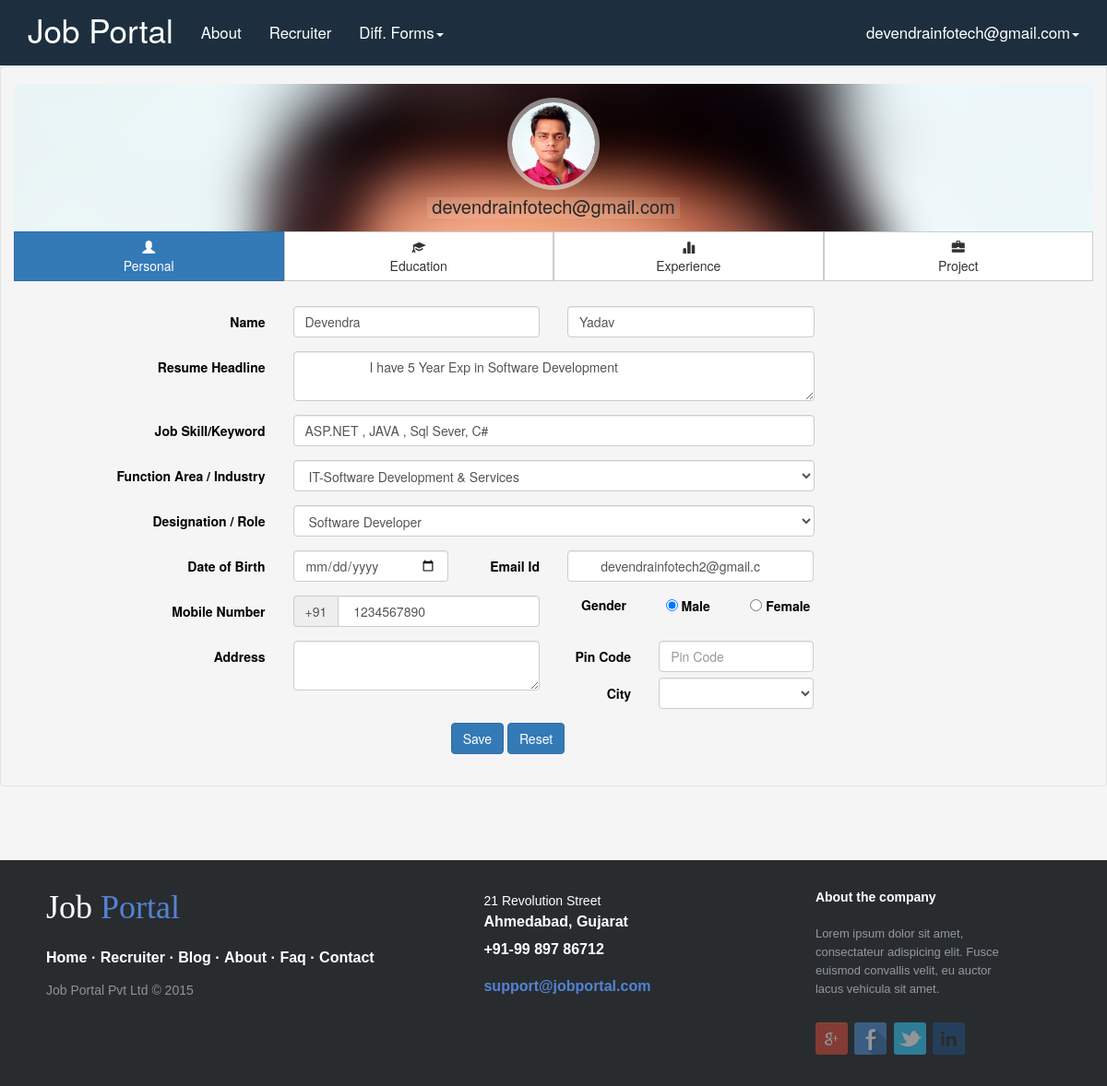
Page /user_edit_profile.php (signed in) on the committed database.
### tables this page shows
CREATE TABLE IF NOT EXISTS `tbljobseekermst` (
`jobseeker_id` int(5) NOT NULL,
  `create_date` date NOT NULL,
  `username` varchar(30) NOT NULL COMMENT 'username',
  `user_password` varchar(30) NOT NULL,
  `firstname` varchar(30) NOT NULL,
  `lastname` varchar(30) NOT NULL,
  `Mobileno` int(12) NOT NULL,
  `emailid` varchar(30) NOT NULL,
  `dateofbirth` date NOT NULL,
  `resume_headline` varchar(200) NOT NULL,
  `cityid` int(11) NOT NULL,
  `totalexpyear` smallint(6) NOT NULL,
  `functional_area` int(11) NOT NULL COMMENT 'Or Industry ',
  `key_skill` varchar(50) NOT NULL,
  `role` varchar(30) NOT NULL,
  `profile_summary` varchar(400) NOT NULL,
  `Gender` char(1) NOT NULL,
  `contact_id` int(7) NOT NULL,
  `sec_que` varchar(100) NOT NULL,
  `sec_ans` varchar(50) NOT NULL
);

### userSession.php (called while the page is built, shortened)
<?php
include_once './Development/commonfiles/connection.php';
if(isset($_SESSION['login_user'])){
$usercheck = $_SESSION['login_user'];
$session_query = "SELECT * FROM `tbljobseekermst` WHERE `username` = '$usercheck'";
$session_result = mysqli_query($conn, $session_query);
$session_row = mysqli_fetch_assoc($session_result);
$login_session = $session_row['username'];
}
?>

### Development/commonfiles/general_function.php (called while the page is built, shortened)
<?php
include_once './Development/commonfiles/connection.php';
include_once 'userSession.php';
function jobseekerinfo($conn,$field)
{
$id=$_SESSION['Userid'];
$query = "SELECT * FROM `tbljobseekermst` WHERE `jobseeker_id` = '$id'";
$result = mysqli_query($conn, $query);
$row = mysqli_fetch_assoc($result);
    return $row[$field];
}
function getContactinfo($conn,$contactid,$field)
{
    $query1= "SELECT * FROM `tblcontactmst` WHERE `contact_id` = '$contactid'";
    $result1 = mysqli_query($conn, $query1);
    $row1= mysqli_fetch_assoc($result1);
    return $row1[$field];
}
?>

### user_edit_profile.php (the view, shortened to what this page needs)
<?php
	include_once 'userSession.php';
	include_once 'usercookie.php';
    include_once './Development/commonfiles/general_function.php';
?>
<?php
	include_once './Development/commonfiles/header.php';
?>
<head>
	<link rel="stylesheet" href="./Design/manual/css/userprofile.css" />
</head>
<div class="col-lg-12 col-sm-12">
    <div class="card hovercard">
        <div class="card-background">
        </div>
        <div class="useravatar">
            <img alt="" src="Design/Images/dev.jpg">
        </div>
        <div class="card-info"> <span class="card-title"><?php echo $login_session; ?></span>
        </div>
    </div>
    <div class="btn-pref btn-group btn-group-justified btn-group-lg" role="group" aria-label="...">
        <div class="btn-group" role="group">
            <button type="button" id="stars" class="btn btn-primary" href="#tab1" data-toggle="tab">
            	<span class="glyphicon glyphicon-user" aria-hidden="true"></span>
                <div class="hidden-xs">Personal</div>
            </button>
        </div>
        <div class="btn-group" role="group">
            <button type="button" id="favorites" class="btn btn-default" href="#tab2" data-toggle="tab">
            	<span class="glyphicon glyphicon-education" aria-hidden="true"></span>
                <div class="hidden-xs">Education</div>
            </button>
        </div>
        <div class="btn-group" role="group">
            <button type="button" id="following" class="btn btn-default" href="#tab3" data-toggle="tab">
            	<span class="glyphicon glyphicon-stats" aria-hidden="true"></span>
                <div class="hidden-xs">Experience</div>
            </button>
        </div>
		<div class="btn-group" role="group">
            <button type="button" id="following" class="btn btn-default" href="#tab4" data-toggle="tab">
            	<span class="glyphicon glyphicon-briefcase" aria-hidden="true"></span>
                <div class="hidden-xs">Project</div>
            </button>
        </div>
	</div>
</div>
   <div class="well">
      <div class="tab-content">
        <div class="tab-pane fade in active" id="tab1">
		 <form class="form-horizontal" method="post" action="userEditProfileVerify.php">
			 <div class="form-group">
				<label class="col-xs-12 control-label" ><br/></label>
				<label class="col-md-3 control-label" for="txtFirstName"  text="First Name">Name</label>
				<div class="col-md-3">
					<input id="txtFirstName" type="text" name="userFirstName" pattern="^[a-zA-Z-,]+(\s{0,1}[a-zA-Z-, ]){2,20}$" placeholder="First Name" class="form-control" required="" value="<?php echo jobseekerinfo($conn,'firstname') ?>" >
				</div>
				<div class="col-md-3">
					<input id="txtLastName" type="text" name="userLastName" pattern="^[a-zA-Z-,]+(\s{0,1}[a-zA-Z-, ]){2,20}$" placeholder="Last Name" class="form-control" required="" value="<?php echo jobseekerinfo($conn,'lastname') ?>">
				</div>
			</div>
			<div class="form-group">
			  <label class="col-md-3 control-label" for="txtResumeHeadline">Resume Headline</label>
			  <div class="col-md-6">
			  <textarea class="form-control" id="txtHeadline" name="userResumeHeadline" placeholder="Entire Description about job. " >
                  <?php echo trim(jobseekerinfo($conn,'resume_headline')) ?>
                  </textarea>
			  </div>
			</div>
			<div class="form-group">
			  <label class="col-md-3 control-label" for="txtSkill">Job Skill/Keyword</label>
			  <div class="col-md-6">
			  <input id="txtskill" name="userJobSkill" placeholder="Skill required for job.Like:- Asp.net,C,C++, JAVA"  class="form-control input-md" required="" type="text" value="<?php echo jobseekerinfo($conn,'key_skill') ?>">
			  </div>
			</div>
			<div class="form-group">
			  <label class="col-sm-3 control-label" for="drpfunction_area">Function Area / Industry</label>
			  <div class="col-sm-6">
              <?php
                    $query1= "SELECT * FROM `tbl_list_mst` WHERE `type`= 'Function_Area'";
                    $result1 = mysqli_query($conn,$query1);
                    echo "<select name='userFunctionalArea' class='form-control'  required=''>";
                    $selectedid=jobseekerinfo($conn,'functional_area');
                    while($re=$result1->fetch_assoc())
                    {
                        $dropid=$re['autoid'];
                        $value=$re['Value'];
                        if($selectedid==$dropid)
                            echo '<option value="'.$dropid.'" selected="selected">'.$value.'</option>';
                        else
                           echo '<option value="'.$dropid.'" >'.$value.'</option>';
                    }
                    echo"</select>";
                ?>
				</div>
			</div>
			<div class="form-group">
			  <label class="col-sm-3 control-label" for="drpRole">Designation / Role</label>
			  <div class="col-sm-6">
				<?php
                    $query2= "SELECT * FROM `tbl_list_mst` WHERE `type`= 'Designation'";
                    $result2 = mysqli_query($conn,$query2);
                    echo "<select name='userRole' class='form-control'  required=''>";
                    $selectedid2=jobseekerinfo($conn,'role');
                    while($re2=$result2->fetch_assoc())
                    {
                        $dropid2=$re2['autoid'];
                        $value2=$re2['Value'];
                        if($selectedid2==$dropid2)
                        echo'<option value="'.$dropid2.'" selected="selected">'.$value2.'</option>';
                           else
                         echo '<option value="'.$dropid2.'" >'.$value2.'</option>';
                    }
                    echo"</select>";
                ?>
				</div>
			</div>
			<div class="form-group">
				<label class="col-sm-3 control-label" for="txtDob"  text="Date of birth">Date of Birth</label>
				<div class="col-sm-2">
					<input id="txtDob" type="date" name="userDateofBirth"  min="1960-01-01" max="2000-01-01" pattern="^([0-9]{2})\/([0-9]{2})\/([0-9]{4})$" placeholder="DD/MM/YYYY" class="form-control" required="" hint="DD/MM/YYYY" value="<?php echo date_format(date_create(jobseekerinfo($conn,'dateofbirth')),'d/m/Y') ?>" >
				</div>
				<label class="col-md-1 control-label" for="txtEmail" text="Email">Email Id</label>
				<div class="col-md-3">
					<input id="txtEmail" type="text" name="userEmailId" pattern="*\@*\.(a-z-A-Z)$" placeholder="Email Address	" class="form-control" required="" value=" <?php echo jobseekerinfo($conn,'emailid') ?>" >
				</div>
			</div>
			<div class="form-group">
			  <label class="col-md-3 control-label" for="prependedtext">Mobile Number</label>
				<div class="col-md-3">
					<div class="input-group">
					  <span class="input-group-addon">+91</span>
					 <input id="prependedtext" name="userMobileNumber" class="form-control" placeholder="Enter Your Mobile Number" required="" type="text" value=" <?php echo jobseekerinfo($conn,'Mobileno') ?>">
					</div>
				</div>
					<div class="col-md-4 ">
				    <label class="label_radio col-md-3" for="radio-01">Gender</label>
                    <label class="label_radio col-md-3" for="radio-01">
                        <?php $gender=jobseekerinfo($conn,'Gender') ?>
                      <input type="radio" name="userGender" value="M" group="Gender" <?php echo ($gender=='M')?'checked':'' ?> /> Male
                    </label>
                    <label class="label_radio col-md-4" for="radio-02">
                       <input type="radio" name="userGender" value="F" group="Gender" <?php echo ($gender=='F')?'checked':'' ?> /> Female
                    </label></label>
                </div>
			</div>
			<div class="form-group">
			  <label class="col-md-3 control-label" for="txtAddress">Address</label>
				  <div class="col-md-3">
				  <textarea class="form-control" id="txtHeadline" name="userAddress"  placeholder="">
                      <?php echo trim(getContactinfo($conn,jobseekerinfo($conn,'contact_id'),'address')) ?>
                      </textarea>
				  </div>
				 <div>
				 <label class="col-md-1 control-label" for="txtPinCode" text="Pin Code">Pin Code</label>
				 <div class="col-md-2">
					<input id="txtPinCode" type="text" name="userPincode" placeholder="Pin Code	" class="form-control" required="" value="<?php echo getContactinfo($conn,jobseekerinfo($conn,'contact_id'),'pincode') ?>">
				</div>
				 <br><br><label class="col-md-1 control-label" for="selectbasic">City</label>
					<div class="col-md-2">
                        <?php
                    echo "<select name='userCity' class='form-control'  required=''>";
                    echo"</select>";
                ?>
					</div>
					</div>
			</div>
			<div class="form-group">
			  <label class="col-md-3 control-label" for="btnsave"></label>
			  <div class="col-md-5">
				<center>
				<button id="btnsave" name="userBasicSaveButton" type="submit"	class="btn btn-primary">Save</button>
				<button id="btnclear" name="userClearButton" type="reset"	 herf="#tab2" class="btn btn-primary">Reset</button>
			  	</center>
			  </div>
			</div>
		  </form>
        </div>
      </div>
    </div>
    <?php
    include_once './Development/commonfiles/footer.php';
    ?>

### Development/commonfiles/header_right_with_login.php (shortened to what this page needs)
<ul class="nav navbar-nav navbar-right">
     <li class="dropdown">
              <a href="#" class="dropdown-toggle" data-toggle="dropdown" role="button" aria-haspopup="true" aria-expanded="false"><?php echo $login_session; ?><span class="caret"></span></a>
            </li>
          </ul>

### Design/manual/css/style.css (style rules this page uses)
body { color:#000; background-color:#F5F5F5; }

### Design/manual/css/userprofile.css (style rules this page uses)
.card { margin-top: 20px; padding: 30px; background-color: rgba(214, 224, 226, 0.2); -webkit-border-top-left-radius:5px; -moz-border-top-left-radius:5px; border-top-left-radius:5px; -webkit-border-top-right-radius:5px; -moz-border-top-right-radius:5px; border-top-right-radius:5px; -webkit-box-sizing: border-box; -moz-box-sizing: border-box; box-sizing: border-box; }
.card.hovercard { position: relative; padding-top: 0; overflow: hidden; text-align: center; background-color: #fff; background-color: rgba(255, 255, 255, 1); }
.card.hovercard .card-background { height: 130px; }
.card.hovercard .useravatar { position: absolute; top: 15px; left: 0; right: 0; }
.card.hovercard .useravatar img { width: 100px; height: 100px; max-width: 100px; max-height: 100px; -webkit-border-radius: 50%; -moz-border-radius: 50%; border-radius: 50%; border: 5px solid rgba(255, 255, 255, 0.5); }
.card.hovercard .card-info { position: absolute; bottom: 14px; left: 0; right: 0; }
.card.hovercard .card-info .card-title { padding:0 5px; font-size: 20px; line-height: 1; color: #262626; background-color: rgba(255, 255, 255, 0.1); -webkit-border-radius: 4px; -moz-border-radius: 4px; border-radius: 4px; }
.card.hovercard .card-info { overflow: hidden; font-size: 12px; line-height: 20px; color: #737373; text-overflow: ellipsis; }
.btn-pref .btn { -webkit-border-radius:0 !important; }

### rows in the picture
tbljobseekermst: username "devendrainfotech@gmail.com", userFirstName "Devendra", userLastName "Yadav", userResumeHeadline "I have 5 Year Exp in Software Development", userJobSkill "ASP.NET , JAVA , Sql Sever, C#", userEmailId "devendrainfotech2@gmail.c", userMobileNumber "1234567890", Gender "☑"

### other values in the picture
form field userFunctionalArea "IT-Software Development & Services"
form field userRole "Software Developer"
